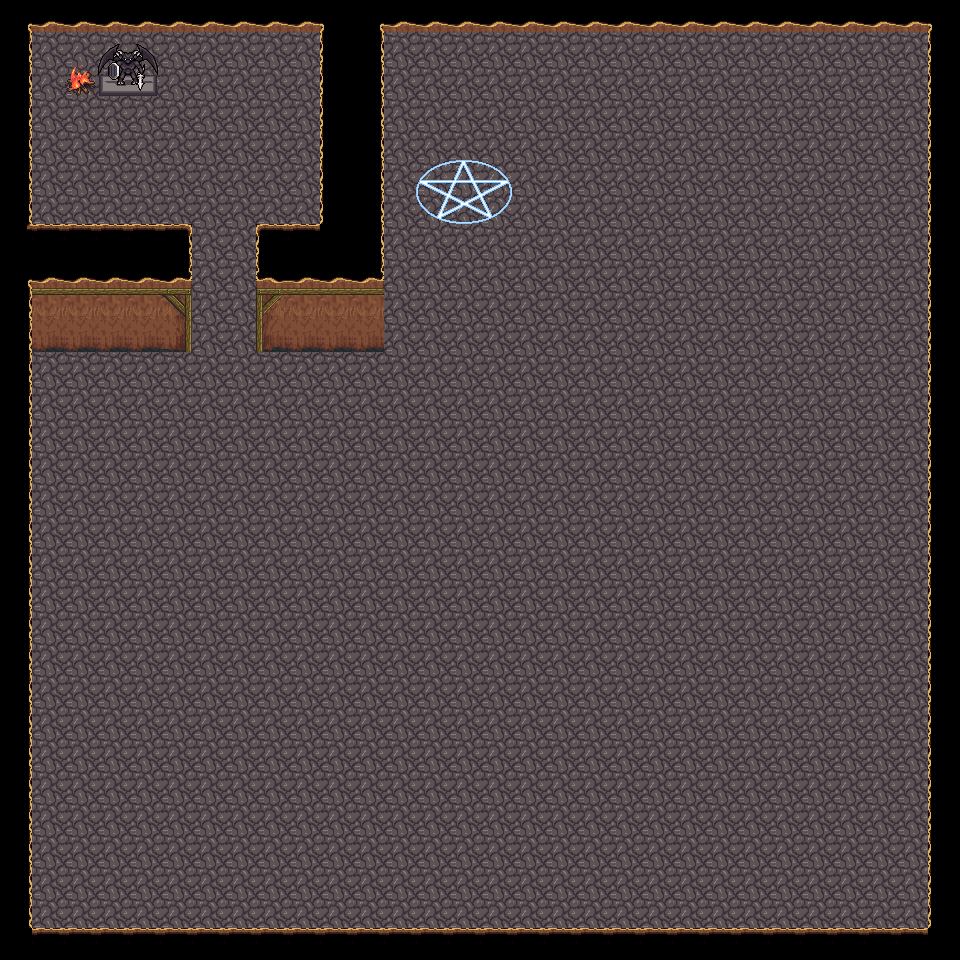

A level layout from a 2D game, rendered from its tile map. Below: a short description, then the map file with tile-grid data replaced by summaries:
An orthogonal 30x30 tile map with 32x32 px tiles, 5 tile layers (Walls & Floor, Decorations, Decorations (In Front of Player), Doors, ...), 1 hidden layer not drawn, 4 tilesets and 2 objects (Warp Point, DOOR).

<map version="1.2" tiledversion="1.2.5" orientation="orthogonal" renderorder="right-down" width="30" height="30" tilewidth="32" tileheight="32" infinite="0" nextlayerid="9" nextobjectid="3">
 <tileset firstgid="1" name="cavern_ruins" tilewidth="32" tileheight="32" tilecount="384" columns="24">
  <image source="LPC/Dungeon/cavern_ruins.png" width="768" height="512" />
 </tileset>
 <tileset firstgid="385" name="Red Square" tilewidth="32" tileheight="32" tilecount="1" columns="1">
  <image source="Red Square.png" width="32" height="32" />
 </tileset>
 <tileset firstgid="386" name="fire" tilewidth="32" tileheight="32" tilecount="4" columns="1">
  <image source="LPC/Dungeon2/fire.png" width="32" height="128" />
  <tile id="0">
   <animation>
    <frame tileid="0" duration="100" />
    <frame tileid="1" duration="100" />
    <frame tileid="2" duration="100" />
    <frame tileid="3" duration="100" />
   </animation>
  </tile>
 </tileset>
 <tileset firstgid="390" name="cute_lpc" tilewidth="32" tileheight="32" tilecount="256" columns="16">
  <image source="LPC/CuteDungeon/cute_lpc.png" width="512" height="512" />
 </tileset>
 <layer id="2" name="Walls &amp; Floor" width="30" height="30">
  <data>[900 cells, 900 non-empty, 19 distinct tile ids]</data>
 </layer>
 <layer id="3" name="Decorations" width="30" height="30">
  <data>[900 cells, 8 non-empty, 8 distinct tile ids]</data>
 </layer>
 <layer id="6" name="Decorations (In Front of Player)" width="30" height="30">
  <data>[900 cells, 2 non-empty, 2 distinct tile ids]</data>
 </layer>
 <layer id="5" name="Collisions" width="30" height="30" visible="0">
  <data>[900 cells, 155 non-empty, 1 distinct tile ids]</data>
 </layer>
 <layer id="8" name="Doors" width="30" height="30">
  <data>[900 cells, 0 non-empty, 0 distinct tile ids]</data>
 </layer>
 <layer id="7" name="Animated Tiles" width="30" height="30">
  <data>[900 cells, 1 non-empty, 1 distinct tile ids]</data>
 </layer>
 <objectgroup id="4" name="Object Layer 1">
  <object id="1" name="Warp Point" x="162" y="66" width="32" height="32">
   <properties>
    <property name="toLevel" value="House Exterior" />
    <property name="toX" type="float" value="1440" />
    <property name="toY" type="float" value="400" />
   </properties>
  </object>
  <object id="2" name="DOOR" x="208.333" y="306.333" width="32" height="32">
   <properties>
    <property name="A-KeyRequired" type="int" value="1" />
    <property name="B-DoorType" type="int" value="0" />
   </properties>
  </object>
 </objectgroup>
</map>
